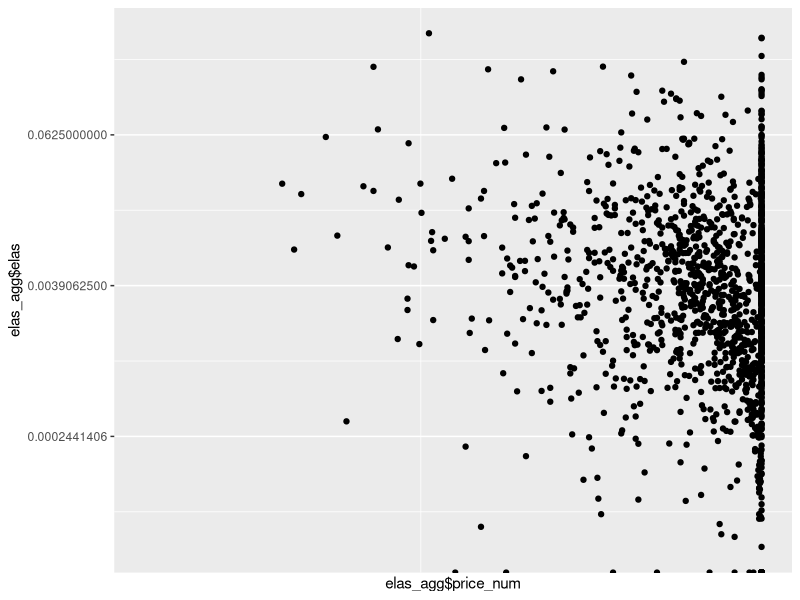

Here is the R script that generated this plot:
library(tidyverse)
library(ggplot2)
library(lubridate)
library(segmented)
library(plyr)

data <- read_csv("SegmentedRegressionData.csv")

sapply(data,class)

#Price is character vector with $, convert to decimal
#Sales is character vector with $ and ,, convert to decimal
#Standardize data
data$price_num <- as.numeric(gsub('[$,]','', data$Price))
data$sales_num <- as.numeric(gsub('[$,]','', data$`Sales ($s)`))
data$volume <- as.numeric(data$`Volume (units)`)
data$Date <- as.Date(data$Date, format = '%m/%d/%Y')
data <- data[,c(1,2,6,7,8)]

mean_p <- mean(data$price_num)
mean_q <- mean(data$volume)

el_coeff <- mean_p/mean_q

store_list <- matrix(unique(data$Store))

for (store in store_list){
  
                  data_store <- data[which(data$Store == store),]
                  data_store <- data_store[order(data_store$Date),]
                  el_coeff <- mean(data_store$price_num)/mean(data_store$volume)
                  elas <- (diff(data_store$price_num, lag = 1)/diff(data_store$volume, lag = 1)) * el_coeff
                  data_store <- data_store[c(1:nrow(data_store)-1),]
                  data_store$elas <- elas
                  
                  data_store <- data_store[which(is.na(data_store$elas) == FALSE),]
                  data_store <- data_store[which(data_store$elas < 10),]
                  data_store <- data_store[which(data_store$elas > -10),]
                  data_store <- data_store[which(data_store$price_num > 9),]
                  data_store <- data_store[which(data_store$price_num < 15),]
                  
                  data_store <- data_store[,c(3,6)]
                  
                  if (exists('elas_agg')){
                    elas_agg <- rbind(elas_agg, data_store)
                  } else {
                    elas_agg <- data_store
                  }
                  
}

ggplot(data = elas_agg, aes(x = elas_agg$price_num, y = elas_agg$elas)) + 
        geom_point() + 
        scale_x_continuous(trans = 'log2') +
        scale_y_continuous(trans = 'log2')


l_model <- lm(elas~price_num, data = elas_agg)

segmented(l_model, seg.Z = ~price_num, psi = c(12))
